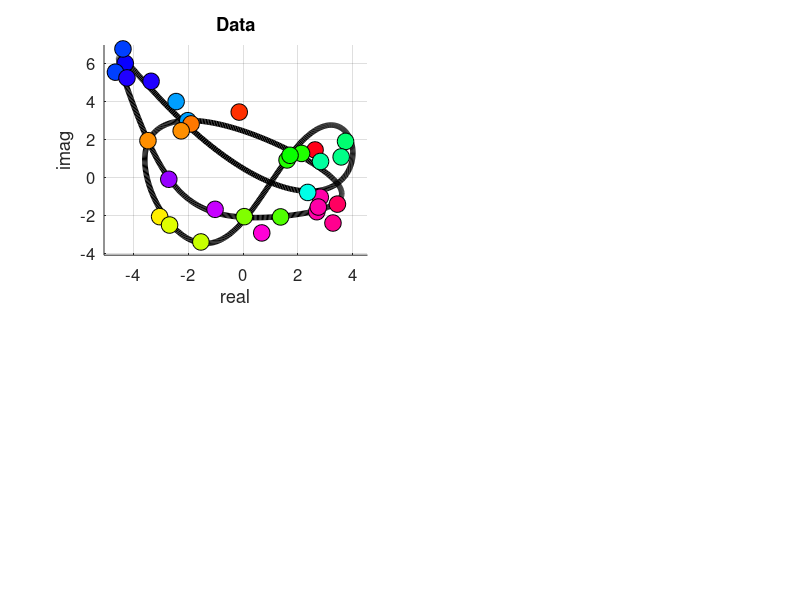

The MATLAB script that drew this image: (Note: this script raises an error after producing the figure.)
%%%%%%%%;
% setting up simple multi-slice-alignment for testing sheres-style qbp. ;
% assume a 2d-volume x, comprising a single ring. ;
% Assume that x is restricted to just 2*Q+1 bessel-coefficients. ;
% Setting up figure for illustration. ;
%%%%%%%%;

%clear;
%%%%%%%%;
platform = 'rusty';
if (exist('platform.type','file')); fp=fopen('platform.type'); platform = fscanf(fp,'%s'); fclose(fp); end;
if (strcmp(platform,'access1')); string_root = 'data'; end;
if (strcmp(platform,'OptiPlex')); string_root = 'home'; end;
if (strcmp(platform,'eval1')); string_root = 'home'; end;
if (strcmp(platform,'rusty')); string_root = 'mnt/home'; end;
%%%%%%%%;

flag_verbose = 1;
flag_disp = flag_verbose;
flag_replot = 1;
nf = 0;

%%%%%%%%;
q_max = 4; str_q_max = sprintf('q%d',q_max);
n_M_factor = 1/32; n_gamma = 1024; n_M = ceil(n_gamma*n_M_factor);
str_n_M = sprintf('M%.4d',round(n_M));
n_iteration = 128*4; str_n_iteration = sprintf('i%.3d',n_iteration);
sigma_true = 2/10; str_sigma_true = sprintf('s%.3d',round(1000*sigma_true));
%%%%%%%%;
q_ = transpose(-q_max:1:+q_max);
n_q = numel(q_);
gamma_ = linspace(0,2*pi,1+n_gamma);
gamma_ = reshape(gamma_(1:n_gamma),[n_gamma,1]);
n_w = n_gamma;
F_wq__ = exp(+i*gamma_*transpose(q_));
F_inv_qw__ = ctranspose(F_wq__)/n_gamma;
%%%%%%%%;

lambda = 1; rseed  = 1; sigma = 0.5;
rng(rseed);rseed=rseed+1;
A_q_ = randn(n_q,1) + i*randn(n_q,1);
A_w_ = F_wq__*A_q_;

sigma_true = 0.5; str_sigma_true = sprintf('s%.3d',round(1000*sigma_true));

if flag_disp>1;
figure(1);clf;figbig;
for rseed=0:48-1;
rng(rseed); A_q_ = randn(n_q,1) + i*randn(n_q,1); A_w_ = F_wq__*A_q_;
subplot(6,8,1+rseed); plot(A_w_,'.'); axisnotick;
end;%for rseed=0:48-1;
end;%if flag_disp>1;

%%%%%%%%;
% Pick rseed = 20. ;
%%%%%%%%;
rseed = 20;
str_rseed = sprintf('r%.2d',rseed);
str_xfix = sprintf('%s%s%s%s%s',str_q_max,str_n_M,str_sigma_true,str_n_iteration,str_rseed);

rng(rseed);
A_q_ = randn(n_q,1) + i*randn(n_q,1); A_w_ = F_wq__*A_q_;
%%%%%%%%;
rng(rseed);rseed=rseed+1;
gamma_true_M_ = 2*pi*rand(n_M,1);
tmp_index_ = knnsearch(gamma_,gamma_true_M_,'K',1)-1;
rng(rseed);rseed=rseed+1;
M_M_ = A_w_(1+tmp_index_) + sigma_true*(randn(n_M,1) + i*randn(n_M,1));
%%%%;
if flag_disp>0;
nf_base = nf;
figure(1+nf_base);nf=nf+1;clf;set(gcf,'Position',1+[0,0,1024,1024+128]);
fontsize_use = 12;
hold on;
c_use__ = colormap('hsv'); n_c_use = size(c_use__,1);
xlim_ = prctile(real(A_w_),[  0,100]); xlim_ = mean(xlim_) + 1.125*0.5*diff(xlim_)*[-1,+1];
ylim_ = prctile(imag(A_w_),[  0,100]); ylim_ = mean(ylim_) + 1.125*0.5*diff(ylim_)*[-1,+1];
subplot(2,2,1);
set(gca,'FontSize',fontsize_use);
linewidth_use = 4;
markersize_use = 12;
hold on;
plot(real(A_w_),imag(A_w_),'k-','LineWidth',linewidth_use);
for nM=0:n_M-1;
gamma_true = gamma_true_M_(1+nM);
nc_use = max(0,min(n_c_use-1,floor(n_c_use*gamma_true/(2*pi))));
M = M_M_(1+nM);
plot(real(M),imag(M),'ko','MarkerFaceColor',c_use__(1+nc_use,:),'MarkerSize',markersize_use);
end;%for nM=0:n_M-1;
hold off;
xlim(xlim_); ylim(ylim_);
xlabel('real'); ylabel('imag'); grid on;
title('Data');
end;%if flag_disp>0;
%%%%;
sigma_sher = 1*sigma_true;
rng(rseed);rseed=rseed+1;
rand_q_ = randn(n_q,1) + i*randn(n_q,1);
B_init_q_ = lambda*A_q_ + (1-lambda)*fnorm(A_q_)*rand_q_;
B_init_w_ = F_wq__*B_init_q_;
B_sher_q_ = B_init_q_;
B_sher_w_ = B_init_w_;
B_zero_w_ = B_init_w_;
B_emax_w_ = B_init_w_;
B_alte_w_ = B_init_w_;
%%%%;
if flag_disp>0;
figure(1+nf_base); hold on;
c_use__ = colormap_80s; n_c_use = size(c_use__,1);
linewidth_big = 6;
linewidth_sml = 4;
markersize_use = 4;
for ns=1:3-1;
subplot(2,2,1+ns);
set(gca,'FontSize',fontsize_use);
hold on;
plot(real(A_w_),imag(A_w_),'k-','LineWidth',linewidth_big);
%plot(real(B_init_w_),imag(B_init_w_),'c-','LineWidth',linewidth_big);
xlabel('real'); ylabel('imag'); grid on;
end;%for ns=1:3-1;
end;%if flag_disp>0;
%%%%;
n_M_factor_use = ceil(n_M_factor);
Error_sher_l2_i_ = zeros(n_iteration,1);
Error_zero_l2_i_ = zeros(n_iteration,1);
Error_emax_l2_i_ = zeros(n_iteration,1);
Error_alte_l2_i_ = zeros(n_iteration,1);
Error_sher_k1_i_ = zeros(n_iteration,1);
Error_zero_k1_i_ = zeros(n_iteration,1);
Error_emax_k1_i_ = zeros(n_iteration,1);
Error_alte_k1_i_ = zeros(n_iteration,1);
for niteration=0:n_iteration-1;
%%%%;
R2_sher_wM__ = abs(bsxfun(@minus,reshape(B_sher_w_,[n_w,1]),reshape(M_M_,[1,n_M]))).^2;
R2_sher_wM__ = bsxfun(@minus,R2_sher_wM__,min(R2_sher_wM__,[],1));
p_sher_wM__ = exp(-R2_sher_wM__/max(1e-12,2*sigma_sher^2));
p_sher_wM__ = bsxfun(@rdivide,p_sher_wM__,max(1e-24,sum(p_sher_wM__,1)));
p_sher_wM__ = bsxfun(@rdivide,p_sher_wM__,max(1e-24,sum(p_sher_wM__,2)));
tmp_index_ = efind(sum(p_sher_wM__,2)<1e-24);
p_sher_wM__(1+tmp_index_,:) = 1/max(1,n_M);
p_sher_wM__ = bsxfun(@rdivide,p_sher_wM__,max(1e-24,sum(p_sher_wM__,2)));
C_sher_w_ = p_sher_wM__*M_M_;
C_sher_q_ = F_inv_qw__*C_sher_w_;
C_sher_w_ = F_wq__*C_sher_q_;
B_sher_q_ = C_sher_q_;
B_sher_w_ = C_sher_w_;
%%%%;
R2_zero_wM__ = abs(bsxfun(@minus,reshape(B_zero_w_,[n_w,1]),reshape(M_M_,[1,n_M]))).^2;
R2_zero_wM__ = bsxfun(@minus,R2_zero_wM__,min(R2_zero_wM__,[],1));
[~,tmp_ij_] = min(R2_zero_wM__,[],1); tmp_index_ = tmp_ij_-1;
p_zero_wM__ = sparse(1+tmp_index_,1:n_M,1,n_w,n_M);
p_zero_sum_w_ = sum(p_zero_wM__,2);
tmp_index_ = efind(p_zero_sum_w_>0);
%C_zero_q_ = F_inv_qw__(:,1+tmp_index_)*(bsxfun(@rdivide,p_zero_wM__(1+tmp_index_,:),p_zero_sum_w_(1+tmp_index_))*M_M_);
%C_zero_q_ = (transpose(p_zero_wM__(1+tmp_index_,:))*F_wq__(1+tmp_index_,:)) \ M_M_;
tmp_mat__ = pinv(transpose(p_zero_wM__(1+tmp_index_,:))*F_wq__(1+tmp_index_,:)); C_zero_q_ = tmp_mat__*M_M_;
C_zero_w_ = F_wq__*C_zero_q_;
B_zero_q_ = C_zero_q_;
B_zero_w_ = C_zero_w_;
%%%%;
R2_emax_wM__ = abs(bsxfun(@minus,reshape(B_emax_w_,[n_w,1]),reshape(M_M_,[1,n_M]))).^2;
R2_emax_wM__ = bsxfun(@minus,R2_emax_wM__,min(R2_emax_wM__,[],1));
[~,tmp_ij_wM__] = sort(R2_emax_wM__,2);
p_emax_wM__ = sparse([],[],[],n_w,n_M,0);
for nM_factor_use=0:n_M_factor_use-1;
tmp_index_ = tmp_ij_wM__(:,1+nM_factor_use)-1;
p_emax_wM__ = p_emax_wM__ + sparse(1:n_w,1+tmp_index_,1/n_M_factor_use,n_w,n_M);
end;%for nM_factor_use=0:n_M_factor_use-1;
C_emax_q_ = F_inv_qw__*(p_emax_wM__*M_M_);
B_emax_q_ = C_emax_q_;
B_emax_w_ = F_wq__*B_emax_q_;
%%%%;
R2_alte_wM__ = abs(bsxfun(@minus,reshape(B_alte_w_,[n_w,1]),reshape(M_M_,[1,n_M]))).^2;
R2_alte_wM__ = bsxfun(@minus,R2_alte_wM__,min(R2_alte_wM__,[],1));
if mod(niteration,2)==0;
[~,tmp_ij_] = min(R2_alte_wM__,[],1); tmp_index_ = tmp_ij_-1;
p_alte_wM__ = sparse(1+tmp_index_,1:n_M,1,n_w,n_M);
p_alte_sum_w_ = sum(p_alte_wM__,2);
tmp_index_ = efind(p_alte_sum_w_>0);
%C_alte_q_ = F_inv_qw__(:,1+tmp_index_)*(bsxfun(@rdivide,p_alte_wM__(1+tmp_index_,:),p_alte_sum_w_(1+tmp_index_))*M_M_);
%C_alte_q_ = (transpose(p_alte_wM__(1+tmp_index_,:))*F_wq__(1+tmp_index_,:)) \ M_M_;
tmp_mat__ = pinv(transpose(p_alte_wM__(1+tmp_index_,:))*F_wq__(1+tmp_index_,:)); C_alte_q_ = tmp_mat__*M_M_;
C_alte_w_ = F_wq__*C_alte_q_;
end;%if mod(niteration,2)==0;
if mod(niteration,2)==1;
[~,tmp_ij_wM__] = sort(R2_alte_wM__,2);
p_alte_wM__ = sparse([],[],[],n_w,n_M,0);
for nM_factor_use=0:n_M_factor_use-1;
tmp_index_ = tmp_ij_wM__(:,1+nM_factor_use)-1;
p_alte_wM__ = p_alte_wM__ + sparse(1:n_w,1+tmp_index_,1/n_M_factor_use,n_w,n_M);
end;%for nM_factor_use=0:n_M_factor_use-1;
C_alte_q_ = F_inv_qw__*(p_alte_wM__*M_M_);
end;%if mod(niteration,2)==1;
B_alte_q_ = C_alte_q_;
B_alte_w_ = F_wq__*B_alte_q_;
%%%%;
[Error_sher_l2,Error_sher_k1] = test_MSA_sheres_error_0(q_max,n_q,q_,F_wq__,n_w,gamma_,[],A_w_,A_q_,B_sher_w_,B_sher_q_);
Error_sher_l2_i_(1+niteration) = Error_sher_l2;
Error_sher_k1_i_(1+niteration) = Error_sher_k1;
[Error_zero_l2,Error_zero_k1] = test_MSA_sheres_error_0(q_max,n_q,q_,F_wq__,n_w,gamma_,[],A_w_,A_q_,B_zero_w_,B_zero_q_);
Error_zero_l2_i_(1+niteration) = Error_zero_l2;
Error_zero_k1_i_(1+niteration) = Error_zero_k1;
[Error_emax_l2,Error_emax_k1] = test_MSA_sheres_error_0(q_max,n_q,q_,F_wq__,n_w,gamma_,[],A_w_,A_q_,B_emax_w_,B_emax_q_);
Error_emax_l2_i_(1+niteration) = Error_emax_l2;
Error_emax_k1_i_(1+niteration) = Error_emax_k1;
[Error_alte_l2,Error_alte_k1] = test_MSA_sheres_error_0(q_max,n_q,q_,F_wq__,n_w,gamma_,[],A_w_,A_q_,B_alte_w_,B_alte_q_);
Error_alte_l2_i_(1+niteration) = Error_alte_l2;
Error_alte_k1_i_(1+niteration) = Error_alte_k1;
%%%%;
if (niteration==n_iteration-1) | (mod(niteration,32)==0);
if flag_disp>0;
figure(1+nf_base); hold on;
nc_use = max(0,min(n_c_use-1,floor(n_c_use*niteration/n_iteration)));
subplot(2,2,2);
plot(real(B_sher_w_),imag(B_sher_w_),'-','LineWidth',linewidth_sml,'Color',c_use__(1+nc_use,:));
xlim(xlim_); ylim(ylim_); grid on;
title(sprintf('BI'));
%subplot(2,2,3);
%plot(real(B_zero_w_),imag(B_zero_w_),'-','LineWidth',linewidth_sml,'Color',c_use__(1+nc_use,:));
%xlim(xlim_); ylim(ylim_); grid on;
%title(sprintf('zero'));
%subplot(2,2,3);
%plot(real(B_emax_w_),imag(B_emax_w_),'-','LineWidth',linewidth_sml,'Color',c_use__(1+nc_use,:));
%xlim(xlim_); ylim(ylim_); grid on;
%title(sprintf('emax'));
subplot(2,2,3);
plot(real(B_alte_w_),imag(B_alte_w_),'-','LineWidth',linewidth_sml,'Color',c_use__(1+nc_use,:));
xlim(xlim_); ylim(ylim_); grid on;
title(sprintf('AMPM'));
%subplot(2,2,4); cla;
%hold on;
%plot(1+[0:niteration],log10(Error_sher_l2_i_(1+[0:niteration])),'ko');
%plot(1+[0:niteration],log10(Error_zero_l2_i_(1+[0:niteration])),'bo');
%plot(1+[0:niteration],log10(Error_emax_l2_i_(1+[0:niteration])),'go');
%plot(1+[0:niteration],log10(Error_alte_l2_i_(1+[0:niteration])),'co');
%hold off;
%title('log10(Error_l2)','Interpreter','none');
%xlim([1,n_iteration]);
%grid on;
subplot(2,2,4); cla;
hold on;
%plot(1+[0:niteration],log10(Error_sher_k1_i_(1+[0:niteration])),'k.-');
plot(1+[0:niteration],(Error_sher_k1_i_(1+[0:niteration])).^2/n_gamma,'k.-');
%plot(1+[0:niteration],log10(Error_zero_k1_i_(1+[0:niteration])),'bx');
%plot(1+[0:niteration],log10(Error_emax_k1_i_(1+[0:niteration])),'gx');
%plot(1+[0:niteration],log10(Error_alte_k1_i_(1+[0:niteration])),'.-','Color',0.85*[1,1,1]);
plot(1+[0:niteration],(Error_alte_k1_i_(1+[0:niteration])).^2/n_gamma,'.-','Color',0.85*[1,1,1]);
hold off;
%xlabel('iteration'); ylabel('log10(Error)','Interpreter','none'); title('log10(Error_k1)','Interpreter','none');
xlabel('iteration'); ylabel('Error','Interpreter','none'); title('Error_k1','Interpreter','none');
xlim([1,n_iteration]);
grid on;
%%%%;
sgtitle(sprintf('rseed %d lambda %0.2f sigma %0.2f',rseed,lambda,sigma),'Interpreter','none');
drawnow();
end;%if flag_disp>0;
end;%if (niteration==n_iteration-1) | (mod(niteration,32)==0);
end;%for niteration=0:n_iteration-1;
%%%%;
if flag_disp>0;
%close(gcf);
end;%if flag_disp>0;
%%%%%%%%%%%%%%%%%%%%%%%%%%%%%%%%;

fname_fig_pre = sprintf('../dir_jpg/test_MSA_sheres_illustration_%s_FIGA',str_xfix);
fname_fig_jpg = sprintf('%s.jpg',fname_fig_pre);
fname_fig_eps = sprintf('%s.eps',fname_fig_pre);
if ( flag_replot | ~exist(sprintf('%s.jpg',fname_fig)) );
sgtitle(fname_fig_pre,'Interpreter','none');
disp(sprintf(' %% writing %s',fname_fig_pre));
print('-depsc',fname_fig_eps);
print('-djpeg',fname_fig_jpg);
end;%if ( flag_replot | ~exist(sprintf('%s.jpg',fname_fig_pre)) );

disp('returning'); return;

q_max = 16; str_q_max = sprintf('q%d',q_max);
n_M_factor = 1/32; n_gamma = 1024; n_M = ceil(n_gamma*n_M_factor);
str_n_M = sprintf('M%.4d',round(n_M));
sigma_true = 2/10; str_sigma_true = sprintf('s%.3d',round(1000*sigma_true));
n_iteration = 128*4; str_n_iteration = sprintf('i%.3d',n_iteration);
n_rseed = 64; str_n_rseed = sprintf('r%.2d',n_rseed);
str_xfix = sprintf('%s%s%s%s%s',str_q_max,str_n_M,str_sigma_true,str_n_iteration,str_n_rseed);
%%%%%%%%;
q_ = transpose(-q_max:1:+q_max);
n_q = numel(q_);
gamma_ = linspace(0,2*pi,1+n_gamma);
gamma_ = reshape(gamma_(1:n_gamma),[n_gamma,1]);
n_w = n_gamma;
F_wq__ = exp(+i*gamma_*transpose(q_));
F_inv_qw__ = ctranspose(F_wq__)/n_gamma;
%%%%%%%%;

fname_pre = sprintf('./dir_pm_mat/test_MSA_sheres_%s',str_xfix);
[flag_skip,fname_mat] = open_fname_tmp(fname_pre);
%%%%%%%%%%%%%%%%%%%%%%%%%%%%%%%%%%%%%%%%%%%%%%%%%%%%%%%%%%%%%%%%;
if ~flag_skip;
%%%%%%%%%%%%%%%%%%%%%%%%%%%%%%%%%%%%%%%%%%%%%%%%%%%%%%%%%%%%%%%%;
rseed_ = 0:n_rseed-1;
Error_sher_l2_ir__ = zeros(n_iteration,n_rseed);
Error_zero_l2_ir__ = zeros(n_iteration,n_rseed);
Error_emax_l2_ir__ = zeros(n_iteration,n_rseed);
Error_alte_l2_ir__ = zeros(n_iteration,n_rseed);
Error_sher_k1_ir__ = zeros(n_iteration,n_rseed);
Error_zero_k1_ir__ = zeros(n_iteration,n_rseed);
Error_emax_k1_ir__ = zeros(n_iteration,n_rseed);
Error_alte_k1_ir__ = zeros(n_iteration,n_rseed);
A_qr__ = zeros(n_q,n_rseed);
%%%%%%%%%%%%%%%%%%%%%%%%%%%%%%%%;
for nrseed=0:n_rseed-1;
%%%%%%%%%%%%%%%%%%%%%%%%%%%%%%%%;
rseed = rseed_(1+nrseed);
%%%%;
rng(rseed);rseed=rseed+1;
A_q_ = randn(n_q,1) + i*randn(n_q,1);
A_qr__(:,1+nrseed) = A_q_;
A_w_ = F_wq__*A_q_;
%%%%;
rng(rseed);rseed=rseed+1;
gamma_true_M_ = 2*pi*rand(n_M,1);
tmp_index_ = knnsearch(gamma_,gamma_true_M_,'K',1)-1;
rng(rseed);rseed=rseed+1;
M_M_ = A_w_(1+tmp_index_) + sigma_true*(randn(n_M,1) + i*randn(n_M,1));
%%%%;
if flag_disp>1;
figure(1+nf);nf=nf+1;clf;figsml;
c_use__ = colormap('hsv'); n_c_use = size(c_use__,1);
linewidth_use = 4;
markersize_use = 4;
hold on;
plot(real(A_w_),imag(A_w_),'k-','LineWidth',linewidth_use);
for nM=0:n_M-1;
gamma_true = gamma_true_M_(1+nM);
nc_use = max(0,min(n_c_use-1,floor(n_c_use*gamma_true/(2*pi))));
M = M_M_(1+nM);
plot(real(M),imag(M),'ko','MarkerFaceColor',c_use__(1+nc_use,:),'MarkerSize',markersize_use);
end;%for nM=0:n_M-1;
hold off;
xlabel('real'); ylabel('imag'); grid on;
end;%if flag_disp>1;
%%%%;
sigma_sher = 1*sigma_true;
xlim_ = prctile(real(A_w_),[  0,100]); xlim_ = mean(xlim_) + 1.125*0.5*diff(xlim_)*[-1,+1];
ylim_ = prctile(imag(A_w_),[  0,100]); ylim_ = mean(ylim_) + 1.125*0.5*diff(ylim_)*[-1,+1];
rng(rseed);rseed=rseed+1;
lambda = 0.0;
rand_q_ = randn(n_q,1) + i*randn(n_q,1);
B_sher_q_ = lambda*A_q_ + (1-lambda)*fnorm(A_q_)*rand_q_;
B_sher_w_ = F_wq__*B_sher_q_;
B_zero_w_ = B_sher_w_;
B_emax_w_ = B_sher_w_;
B_alte_w_ = B_sher_w_;
%%%%;
if flag_disp>0;
nf_base = nf; nf=nf+1;
figure(1+nf_base);clf;set(gcf,'Position',1+[0,0,1024*2,768*2]);
c_use__ = colormap_80s; n_c_use = size(c_use__,1);
linewidth_big = 6;
linewidth_sml = 4;
markersize_use = 4;
for ns=0:4-1;
subplot(2,4,1+ns);
hold on;
plot(real(A_w_),imag(A_w_),'k-','LineWidth',linewidth_big);
xlabel('real'); ylabel('imag'); grid on;
end;%for ns=0:4-1;
end;%if flag_disp>0;
%%%%;
n_M_factor_use = ceil(n_M_factor);
Error_sher_l2_i_ = zeros(n_iteration,1);
Error_zero_l2_i_ = zeros(n_iteration,1);
Error_emax_l2_i_ = zeros(n_iteration,1);
Error_alte_l2_i_ = zeros(n_iteration,1);
Error_sher_k1_i_ = zeros(n_iteration,1);
Error_zero_k1_i_ = zeros(n_iteration,1);
Error_emax_k1_i_ = zeros(n_iteration,1);
Error_alte_k1_i_ = zeros(n_iteration,1);
for niteration=0:n_iteration-1;
%%%%;
R2_sher_wM__ = abs(bsxfun(@minus,reshape(B_sher_w_,[n_w,1]),reshape(M_M_,[1,n_M]))).^2;
R2_sher_wM__ = bsxfun(@minus,R2_sher_wM__,min(R2_sher_wM__,[],1));
p_sher_wM__ = exp(-R2_sher_wM__/(2*sigma_sher^2));
p_sher_wM__ = bsxfun(@rdivide,p_sher_wM__,max(1e-24,sum(p_sher_wM__,1)));
p_sher_wM__ = bsxfun(@rdivide,p_sher_wM__,max(1e-24,sum(p_sher_wM__,2)));
tmp_index_ = efind(sum(p_sher_wM__,2)<1e-24);
p_sher_wM__(1+tmp_index_,:) = 1/max(1,n_M);
p_sher_wM__ = bsxfun(@rdivide,p_sher_wM__,max(1e-24,sum(p_sher_wM__,2)));
C_sher_w_ = p_sher_wM__*M_M_;
C_sher_q_ = F_inv_qw__*C_sher_w_;
C_sher_w_ = F_wq__*C_sher_q_;
B_sher_q_ = C_sher_q_;
B_sher_w_ = C_sher_w_;
%%%%;
R2_zero_wM__ = abs(bsxfun(@minus,reshape(B_zero_w_,[n_w,1]),reshape(M_M_,[1,n_M]))).^2;
R2_zero_wM__ = bsxfun(@minus,R2_zero_wM__,min(R2_zero_wM__,[],1));
[~,tmp_ij_] = min(R2_zero_wM__,[],1); tmp_index_ = tmp_ij_-1;
p_zero_wM__ = sparse(1+tmp_index_,1:n_M,1,n_w,n_M);
p_zero_sum_w_ = sum(p_zero_wM__,2);
tmp_index_ = efind(p_zero_sum_w_>0);
%C_zero_q_ = F_inv_qw__(:,1+tmp_index_)*(bsxfun(@rdivide,p_zero_wM__(1+tmp_index_,:),p_zero_sum_w_(1+tmp_index_))*M_M_);
%C_zero_q_ = (transpose(p_zero_wM__(1+tmp_index_,:))*F_wq__(1+tmp_index_,:)) \ M_M_;
tmp_mat__ = pinv(transpose(p_zero_wM__(1+tmp_index_,:))*F_wq__(1+tmp_index_,:)); C_zero_q_ = tmp_mat__*M_M_;
C_zero_w_ = F_wq__*C_zero_q_;
B_zero_q_ = C_zero_q_;
B_zero_w_ = C_zero_w_;
%%%%;
R2_emax_wM__ = abs(bsxfun(@minus,reshape(B_emax_w_,[n_w,1]),reshape(M_M_,[1,n_M]))).^2;
R2_emax_wM__ = bsxfun(@minus,R2_emax_wM__,min(R2_emax_wM__,[],1));
[~,tmp_ij_wM__] = sort(R2_emax_wM__,2);
p_emax_wM__ = sparse([],[],[],n_w,n_M,0);
for nM_factor_use=0:n_M_factor_use-1;
tmp_index_ = tmp_ij_wM__(:,1+nM_factor_use)-1;
p_emax_wM__ = p_emax_wM__ + sparse(1:n_w,1+tmp_index_,1/n_M_factor_use,n_w,n_M);
end;%for nM_factor_use=0:n_M_factor_use-1;
C_emax_q_ = F_inv_qw__*(p_emax_wM__*M_M_);
B_emax_q_ = C_emax_q_;
B_emax_w_ = F_wq__*B_emax_q_;
%%%%;
R2_alte_wM__ = abs(bsxfun(@minus,reshape(B_alte_w_,[n_w,1]),reshape(M_M_,[1,n_M]))).^2;
R2_alte_wM__ = bsxfun(@minus,R2_alte_wM__,min(R2_alte_wM__,[],1));
if mod(niteration,2)==0;
[~,tmp_ij_] = min(R2_alte_wM__,[],1); tmp_index_ = tmp_ij_-1;
p_alte_wM__ = sparse(1+tmp_index_,1:n_M,1,n_w,n_M);
p_alte_sum_w_ = sum(p_alte_wM__,2);
tmp_index_ = efind(p_alte_sum_w_>0);
%C_alte_q_ = F_inv_qw__(:,1+tmp_index_)*(bsxfun(@rdivide,p_alte_wM__(1+tmp_index_,:),p_alte_sum_w_(1+tmp_index_))*M_M_);
%C_alte_q_ = (transpose(p_alte_wM__(1+tmp_index_,:))*F_wq__(1+tmp_index_,:)) \ M_M_;
tmp_mat__ = pinv(transpose(p_alte_wM__(1+tmp_index_,:))*F_wq__(1+tmp_index_,:)); C_alte_q_ = tmp_mat__*M_M_;
C_alte_w_ = F_wq__*C_alte_q_;
end;%if mod(niteration,2)==0;
if mod(niteration,2)==1;
[~,tmp_ij_wM__] = sort(R2_alte_wM__,2);
p_alte_wM__ = sparse([],[],[],n_w,n_M,0);
for nM_factor_use=0:n_M_factor_use-1;
tmp_index_ = tmp_ij_wM__(:,1+nM_factor_use)-1;
p_alte_wM__ = p_alte_wM__ + sparse(1:n_w,1+tmp_index_,1/n_M_factor_use,n_w,n_M);
end;%for nM_factor_use=0:n_M_factor_use-1;
C_alte_q_ = F_inv_qw__*(p_alte_wM__*M_M_);
end;%if mod(niteration,2)==1;
B_alte_q_ = C_alte_q_;
B_alte_w_ = F_wq__*B_alte_q_;
%%%%;
[Error_sher_l2,Error_sher_k1] = test_MSA_sheres_error_0(q_max,n_q,q_,F_wq__,n_w,gamma_,[],A_w_,A_q_,B_sher_w_,B_sher_q_);
Error_sher_l2_i_(1+niteration) = Error_sher_l2;
Error_sher_k1_i_(1+niteration) = Error_sher_k1;
[Error_zero_l2,Error_zero_k1] = test_MSA_sheres_error_0(q_max,n_q,q_,F_wq__,n_w,gamma_,[],A_w_,A_q_,B_zero_w_,B_zero_q_);
Error_zero_l2_i_(1+niteration) = Error_zero_l2;
Error_zero_k1_i_(1+niteration) = Error_zero_k1;
[Error_emax_l2,Error_emax_k1] = test_MSA_sheres_error_0(q_max,n_q,q_,F_wq__,n_w,gamma_,[],A_w_,A_q_,B_emax_w_,B_emax_q_);
Error_emax_l2_i_(1+niteration) = Error_emax_l2;
Error_emax_k1_i_(1+niteration) = Error_emax_k1;
[Error_alte_l2,Error_alte_k1] = test_MSA_sheres_error_0(q_max,n_q,q_,F_wq__,n_w,gamma_,[],A_w_,A_q_,B_alte_w_,B_alte_q_);
Error_alte_l2_i_(1+niteration) = Error_alte_l2;
Error_alte_k1_i_(1+niteration) = Error_alte_k1;
%%%%;
if (niteration==n_iteration-1) | (mod(niteration,32)==0);
if flag_disp>0;
figure(1+nf_base); hold on;
nc_use = max(0,min(n_c_use-1,floor(n_c_use*niteration/n_iteration)));
subplot(2,4,1);
plot(real(B_sher_w_),imag(B_sher_w_),'-','LineWidth',linewidth_sml,'Color',c_use__(1+nc_use,:));
xlim(xlim_); ylim(ylim_); grid on;
title(sprintf('sher'));
subplot(2,4,2);
plot(real(B_zero_w_),imag(B_zero_w_),'-','LineWidth',linewidth_sml,'Color',c_use__(1+nc_use,:));
xlim(xlim_); ylim(ylim_); grid on;
title(sprintf('zero'));
subplot(2,4,3);
plot(real(B_emax_w_),imag(B_emax_w_),'-','LineWidth',linewidth_sml,'Color',c_use__(1+nc_use,:));
xlim(xlim_); ylim(ylim_); grid on;
title(sprintf('emax'));
subplot(2,4,4);
plot(real(B_alte_w_),imag(B_alte_w_),'-','LineWidth',linewidth_sml,'Color',c_use__(1+nc_use,:));
xlim(xlim_); ylim(ylim_); grid on;
title(sprintf('alte'));
subplot(2,4,[5:6]); cla;
hold on;
plot(1+[0:niteration],log10(Error_sher_l2_i_(1+[0:niteration])),'ko');
plot(1+[0:niteration],log10(Error_zero_l2_i_(1+[0:niteration])),'bo');
plot(1+[0:niteration],log10(Error_emax_l2_i_(1+[0:niteration])),'go');
plot(1+[0:niteration],log10(Error_alte_l2_i_(1+[0:niteration])),'co');
hold off;
title('log10(Error_l2)','Interpreter','none');
xlim([1,n_iteration]);
grid on;
subplot(2,4,[7:8]); cla;
hold on;
plot(1+[0:niteration],log10(Error_sher_k1_i_(1+[0:niteration])),'kx');
plot(1+[0:niteration],log10(Error_zero_k1_i_(1+[0:niteration])),'bx');
plot(1+[0:niteration],log10(Error_emax_k1_i_(1+[0:niteration])),'gx');
plot(1+[0:niteration],log10(Error_alte_k1_i_(1+[0:niteration])),'cx');
hold off;
title('log10(Error_k1)','Interpreter','none');
xlim([1,n_iteration]);
grid on;
%%%%;
drawnow();
end;%if flag_disp>0;
end;%if (niteration==n_iteration-1) | (mod(niteration,32)==0);
end;%for niteration=0:n_iteration-1;
%%%%;
Error_sher_l2_ir__(:,1+nrseed) = Error_sher_l2_i_;
Error_zero_l2_ir__(:,1+nrseed) = Error_zero_l2_i_;
Error_emax_l2_ir__(:,1+nrseed) = Error_emax_l2_i_;
Error_alte_l2_ir__(:,1+nrseed) = Error_alte_l2_i_;
Error_sher_k1_ir__(:,1+nrseed) = Error_sher_k1_i_;
Error_zero_k1_ir__(:,1+nrseed) = Error_zero_k1_i_;
Error_emax_k1_ir__(:,1+nrseed) = Error_emax_k1_i_;
Error_alte_k1_ir__(:,1+nrseed) = Error_alte_k1_i_;
%%%%;
if flag_disp>0;
close(gcf);
end;%if flag_disp>0;
%%%%%%%%%%%%%%%%%%%%%%%%%%%%%%%%;
end;%for nrseed=0:n_rseed-1;
%%%%%%%%%%%%%%%%%%%%%%%%%%%%%%%%;
save(fname_mat ...
     ,'q_max' ...
     ,'n_M' ...
     ,'sigma_true' ...
     ,'n_iteration' ...
     ,'n_rseed' ...
     ,'str_xfix' ...
     ,'A_qr__' ...
     ,'Error_sher_l2_ir__' ...
     ,'Error_zero_l2_ir__' ...
     ,'Error_emax_l2_ir__' ...
     ,'Error_alte_l2_ir__' ...
     ,'Error_sher_k1_ir__' ...
     ,'Error_zero_k1_ir__' ...
     ,'Error_emax_k1_ir__' ...
     ,'Error_alte_k1_ir__' ...
     );
close_fname_tmp(fname_pre);
%%%%%%%%%%%%%%%%%%%%%%%%%%%%%%%%%%%%%%%%%%%%%%%%%%%%%%%%%%%%%%%%;
end;%if ~flag_skip;
%%%%%%%%%%%%%%%%%%%%%%%%%%%%%%%%%%%%%%%%%%%%%%%%%%%%%%%%%%%%%%%%;

%%%%%%%%%%%%%%%%%%%%%%%%%%%%%%%%;
if  exist(fname_mat,'file');
%%%%%%%%%%%%%%%%%%%%%%%%%%%%%%%%;
load(fname_mat);
fname_fig = sprintf('./dir_pm_jpg/test_MSA_sheres_%s',str_xfix);
if ( flag_replot | ~exist(sprintf('%s.jpg',fname_fig)) );
Error_sher_l2_r_ = Error_sher_l2_ir__(end,:);
Error_zero_l2_r_ = Error_zero_l2_ir__(end,:);
Error_emax_l2_r_ = Error_emax_l2_ir__(end,:);
Error_alte_l2_r_ = Error_alte_l2_ir__(end,:);
Error_sher_k1_r_ = Error_sher_k1_ir__(end,:);
Error_zero_k1_r_ = Error_zero_k1_ir__(end,:);
Error_emax_k1_r_ = Error_emax_k1_ir__(end,:);
Error_alte_k1_r_ = Error_alte_k1_ir__(end,:);
emax_l2 = max(max(Error_sher_l2_r_),max(Error_alte_l2_r_));
emax_k1 = max(max(Error_sher_k1_r_),max(Error_alte_k1_r_));
Error_zero_l2_r_ = min(emax_l2-1e-12,Error_zero_l2_r_);
Error_emax_l2_r_ = min(emax_l2-1e-12,Error_emax_l2_r_);
Error_alte_l2_r_ = min(emax_l2-1e-12,Error_alte_l2_r_);
Error_zero_k1_r_ = min(emax_k1-1e-12,Error_zero_k1_r_);
Error_emax_k1_r_ = min(emax_k1-1e-12,Error_emax_k1_r_);
Error_alte_k1_r_ = min(emax_k1-1e-12,Error_alte_k1_r_);
figure(1+nf);nf=nf+1;clf;figbig;
p_row = 2; p_col = 3; np=0;
%%%%;
subplot(p_row,p_col,1+np);np=np+1;
plot([0,emax_l2],[0,emax_l2],'k-',Error_sher_l2_r_,Error_zero_l2_r_,'ko','MarkerFaceColor','c');
xlim([0,emax_l2]);ylim([0,emax_l2]);
axis square; grid on;
xlabel('Error_sher','Interpreter','none');
ylabel('Error_zero','Interpreter','none');
title('sher vs zero l2');
%%%%;
subplot(p_row,p_col,1+np);np=np+1;
plot([0,emax_l2],[0,emax_l2],'k-',Error_sher_l2_r_,Error_emax_l2_r_,'ko','MarkerFaceColor','c');
xlim([0,emax_l2]);ylim([0,emax_l2]);
axis square; grid on;
xlabel('Error_sher','Interpreter','none');
ylabel('Error_emax','Interpreter','none');
title('sher vs emax l2');
%%%%;
subplot(p_row,p_col,1+np);np=np+1;
plot([0,emax_l2],[0,emax_l2],'k-',Error_sher_l2_r_,Error_alte_l2_r_,'ko','MarkerFaceColor','c');
xlim([0,emax_l2]);ylim([0,emax_l2]);
axis square; grid on;
xlabel('Error_sher','Interpreter','none');
ylabel('Error_alte','Interpreter','none');
title('sher vs alte l2');
%%%%;
subplot(p_row,p_col,1+np);np=np+1;
plot([0,emax_k1],[0,emax_k1],'k-',Error_sher_k1_r_,Error_zero_k1_r_,'ko','MarkerFaceColor','c');
xlim([0,emax_k1]);ylim([0,emax_k1]);
axis square; grid on;
xlabel('Error_sher','Interpreter','none');
ylabel('Error_zero','Interpreter','none');
title('sher vs zero k1');
%%%%;
subplot(p_row,p_col,1+np);np=np+1;
plot([0,emax_k1],[0,emax_k1],'k-',Error_sher_k1_r_,Error_emax_k1_r_,'ko','MarkerFaceColor','c');
xlim([0,emax_k1]);ylim([0,emax_k1]);
axis square; grid on;
xlabel('Error_sher','Interpreter','none');
ylabel('Error_emax','Interpreter','none');
title('sher vs emax k1');
%%%%;
subplot(p_row,p_col,1+np);np=np+1;
plot([0,emax_k1],[0,emax_k1],'k-',Error_sher_k1_r_,Error_alte_k1_r_,'ko','MarkerFaceColor','c');
xlim([0,emax_k1]);ylim([0,emax_k1]);
axis square; grid on;
xlabel('Error_sher','Interpreter','none');
ylabel('Error_alte','Interpreter','none');
title('sher vs alte k1');
%%%%%%%%;
sgtitle(fname_fig,'Interpreter','none');
disp(sprintf(' %% writing %s',fname_fig));
print('-depsc',sprintf('%s.eps',fname_fig));
print('-djpeg',sprintf('%s.jpg',fname_fig));
end;%if ( flag_replot | ~exist(sprintf('%s.jpg',fname_fig)) );
%%%%%%%%%%%%%%%%%%%%%%%%%%%%%%%%;
end;%if  exist(fname_mat,'file');
%%%%%%%%%%%%%%%%%%%%%%%%%%%%%%%%;



%{

  flag_replot=1;
  fname_fig = sprintf('./dir_pm_jpg/test_MSA_sheres_callout_FIGA');
  if ( flag_replot | ~exist(sprintf('%s.jpg',fname_fig)) );
  figure(1);clf;set(gcf,'Position',1+[0,0,1024*2,768]);
  p_row = 1; p_col = 3; np=0;
  %%%%%%%%;
  q_max = 3; str_q_max = sprintf('q%d',q_max);
  n_M = 1024; str_n_M = sprintf('M%.4d',round(n_M));
  sigma_true = 2/8; str_sigma_true = sprintf('s%.3d',round(1000*sigma_true));
  n_iteration = 128*2; str_n_iteration = sprintf('i%.3d',n_iteration);
  n_rseed = 32; str_n_rseed = sprintf('r%.2d',n_rseed);
  str_xfix = sprintf('%s%s%s%s%s%s',str_q_max,str_n_M,str_sigma_true,str_n_iteration,str_n_rseed);
  fname_mat = sprintf('./dir_pm_mat/test_MSA_sheres_%s.mat',str_xfix);
  load(fname_mat);
  Error_sher_l2_r_ = Error_sher_l2_ir__(end,:);
  Error_zero_l2_r_ = Error_zero_l2_ir__(end,:);
  Error_emax_l2_r_ = Error_emax_l2_ir__(end,:);
  Error_alte_l2_r_ = Error_alte_l2_ir__(end,:);
  Error_sher_k1_r_ = Error_sher_k1_ir__(end,:);
  Error_zero_k1_r_ = Error_zero_k1_ir__(end,:);
  Error_emax_k1_r_ = Error_emax_k1_ir__(end,:);
  Error_alte_k1_r_ = Error_alte_k1_ir__(end,:);
  emax_l2 = max(max(Error_sher_l2_r_),max(Error_alte_l2_r_));
  emax_k1 = max(max(Error_sher_k1_r_),max(Error_alte_k1_r_));
  Error_zero_l2_r_ = min(emax_l2-1e-12,Error_zero_l2_r_);
  Error_emax_l2_r_ = min(emax_l2-1e-12,Error_emax_l2_r_);
  Error_alte_l2_r_ = min(emax_l2-1e-12,Error_alte_l2_r_);
  Error_zero_k1_r_ = min(emax_k1-1e-12,Error_zero_k1_r_);
  Error_emax_k1_r_ = min(emax_k1-1e-12,Error_emax_k1_r_);
  Error_alte_k1_r_ = min(emax_k1-1e-12,Error_alte_k1_r_);
  subplot(p_row,p_col,1+np);np=np+1;
  hold on;
  plot([0,emax_k1],[0,emax_k1],'k-',Error_sher_k1_r_,Error_emax_k1_r_,'ko','MarkerFaceColor','c');
  plot([0,emax_k1],[0,emax_k1],'k-',Error_sher_k1_r_,Error_alte_k1_r_,'ko','MarkerFaceColor','m');
  hold off;
  xlim([0,emax_k1]);ylim([0,emax_k1]);
  axis square; grid on;
  xlabel('Error_sher','Interpreter','none');
  ylabel('Error_alte','Interpreter','none');
  title(sprintf('%s',str_xfix),'Interpreter','none');
  %%%%%%%%;
  q_max = 4; str_q_max = sprintf('q%d',q_max);
  n_M = 128; str_n_M = sprintf('M%.4d',round(n_M));
  sigma_true = 1/8; str_sigma_true = sprintf('s%.3d',round(1000*sigma_true));
  n_iteration = 128*2; str_n_iteration = sprintf('i%.3d',n_iteration);
  n_rseed = 32; str_n_rseed = sprintf('r%.2d',n_rseed);
  str_xfix = sprintf('%s%s%s%s%s%s',str_q_max,str_n_M,str_sigma_true,str_n_iteration,str_n_rseed);
  fname_mat = sprintf('./dir_pm_mat/test_MSA_sheres_%s.mat',str_xfix);
  load(fname_mat);
  Error_sher_l2_r_ = Error_sher_l2_ir__(end,:);
  Error_zero_l2_r_ = Error_zero_l2_ir__(end,:);
  Error_emax_l2_r_ = Error_emax_l2_ir__(end,:);
  Error_alte_l2_r_ = Error_alte_l2_ir__(end,:);
  Error_sher_k1_r_ = Error_sher_k1_ir__(end,:);
  Error_zero_k1_r_ = Error_zero_k1_ir__(end,:);
  Error_emax_k1_r_ = Error_emax_k1_ir__(end,:);
  Error_alte_k1_r_ = Error_alte_k1_ir__(end,:);
  emax_l2 = max(max(Error_sher_l2_r_),max(Error_alte_l2_r_));
  emax_k1 = max(max(Error_sher_k1_r_),max(Error_alte_k1_r_));
  Error_zero_l2_r_ = min(emax_l2-1e-12,Error_zero_l2_r_);
  Error_emax_l2_r_ = min(emax_l2-1e-12,Error_emax_l2_r_);
  Error_alte_l2_r_ = min(emax_l2-1e-12,Error_alte_l2_r_);
  Error_zero_k1_r_ = min(emax_k1-1e-12,Error_zero_k1_r_);
  Error_emax_k1_r_ = min(emax_k1-1e-12,Error_emax_k1_r_);
  Error_alte_k1_r_ = min(emax_k1-1e-12,Error_alte_k1_r_);
  subplot(p_row,p_col,1+np);np=np+1;
  hold on;
  plot([0,emax_k1],[0,emax_k1],'k-',Error_sher_k1_r_,Error_emax_k1_r_,'ko','MarkerFaceColor','c');
  plot([0,emax_k1],[0,emax_k1],'k-',Error_sher_k1_r_,Error_alte_k1_r_,'ko','MarkerFaceColor','m');
  hold off;
  xlim([0,emax_k1]);ylim([0,emax_k1]);
  axis square; grid on;
  xlabel('Error_sher','Interpreter','none');
  ylabel('Error_alte','Interpreter','none');
  title(sprintf('%s',str_xfix),'Interpreter','none');
  %%%%%%%%;
  q_max = 8; str_q_max = sprintf('q%d',q_max);
  n_M = 32; str_n_M = sprintf('M%.4d',round(n_M));
  sigma_true = 1/10; str_sigma_true = sprintf('s%.3d',round(1000*sigma_true));
  n_iteration = 128*4; str_n_iteration = sprintf('i%.3d',n_iteration);
  n_rseed = 64; str_n_rseed = sprintf('r%.2d',n_rseed);
  str_xfix = sprintf('%s%s%s%s%s%s',str_q_max,str_n_M,str_sigma_true,str_n_iteration,str_n_rseed);
  fname_mat = sprintf('./dir_pm_mat/test_MSA_sheres_%s.mat',str_xfix);
  load(fname_mat);
  Error_sher_l2_r_ = Error_sher_l2_ir__(end,:);
  Error_zero_l2_r_ = Error_zero_l2_ir__(end,:);
  Error_emax_l2_r_ = Error_emax_l2_ir__(end,:);
  Error_alte_l2_r_ = Error_alte_l2_ir__(end,:);
  Error_sher_k1_r_ = Error_sher_k1_ir__(end,:);
  Error_zero_k1_r_ = Error_zero_k1_ir__(end,:);
  Error_emax_k1_r_ = Error_emax_k1_ir__(end,:);
  Error_alte_k1_r_ = Error_alte_k1_ir__(end,:);
  emax_l2 = max(max(Error_sher_l2_r_),max(Error_alte_l2_r_));
  emax_k1 = max(max(Error_sher_k1_r_),max(Error_alte_k1_r_));
  Error_zero_l2_r_ = min(emax_l2-1e-12,Error_zero_l2_r_);
  Error_emax_l2_r_ = min(emax_l2-1e-12,Error_emax_l2_r_);
  Error_alte_l2_r_ = min(emax_l2-1e-12,Error_alte_l2_r_);
  Error_zero_k1_r_ = min(emax_k1-1e-12,Error_zero_k1_r_);
  Error_emax_k1_r_ = min(emax_k1-1e-12,Error_emax_k1_r_);
  Error_alte_k1_r_ = min(emax_k1-1e-12,Error_alte_k1_r_);
  subplot(p_row,p_col,1+np);np=np+1;
  hold on;
  plot([0,emax_k1],[0,emax_k1],'k-',Error_sher_k1_r_,Error_emax_k1_r_,'ko','MarkerFaceColor','c');
  plot([0,emax_k1],[0,emax_k1],'k-',Error_sher_k1_r_,Error_alte_k1_r_,'ko','MarkerFaceColor','m');
  hold off;
  xlim([0,emax_k1]);ylim([0,emax_k1]);
  axis square; grid on;
  xlabel('Error_sher','Interpreter','none');
  ylabel('Error_alte','Interpreter','none');
  title(sprintf('%s',str_xfix),'Interpreter','none');
  %%%%%%%%;
  sgtitle('sher vs alte k1:','Interpreter','none');
  disp(sprintf(' %% writing %s',fname_fig));
  print('-depsc',sprintf('%s.eps',fname_fig));
  print('-djpeg',sprintf('%s.jpg',fname_fig));
  end;%if ( flag_replot | ~exist(sprintf('%s.jpg',fname_fig)) );

  %}
